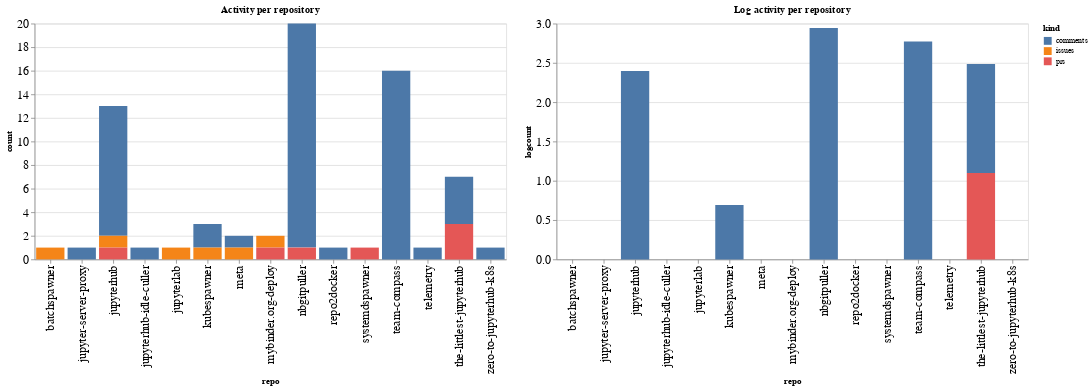

Notebook source saved alongside this figure:
### Code cell
ch1 = alt.Chart(repo_summaries, width=600, title="Activity per repository").mark_bar().encode(
    x='repo',
    y='count',
    color='kind',
    tooltip="kind"
)

ch2 = alt.Chart(repo_summaries, width=600, title="Log activity per repository").mark_bar().encode(
    x='repo',
    y='logcount',
    color='kind',
    tooltip="kind"
)

ch1 | ch2

### Figure 1 — Vega-Lite specification as saved in the notebook (floating-point values rounded to 4 significant figures)
{"config": {"axisLeft": {"labelFontSize": 15}, "axisBottom": {"labelFontSize": 15}}, "hconcat": [{"mark": "bar", "encoding": {"color": {"type": "nominal", "field": "kind"}, "tooltip": {"type": "nominal", "field": "kind"}, "x": {"type": "nominal", "field": "repo"}, "y": {"type": "quantitative", "field": "count"}}, "title": "Activity per repository", "width": 600}, {"mark": "bar", "encoding": {"color": {"type": "nominal", "field": "kind"}, "tooltip": {"type": "nominal", "field": "kind"}, "x": {"type": "nominal", "field": "repo"}, "y": {"type": "quantitative", "field": "logcount"}}, "title": "Log activity per repository", "width": 600}], "data": {"name": "data-547669df40b0381aa37202da3684f9e3"}, "$schema": "https://vega.github.io/schema/vega-lite/v4.8.1.json", "datasets": {"data-547669df40b0381aa37202da3684f9e3": [{"repo": "batchspawner", "kind": "issues", "count": 1, "logcount": 0.0}, {"repo": "jupyter-server-proxy", "kind": "comments", "count": 1, "logcount": 0.0}, {"repo": "jupyterhub", "kind": "comments", "count": 11, "logcount": 2.398}, {"repo": "jupyterhub", "kind": "issues", "count": 1, "logcount": 0.0}, {"repo": "jupyterhub", "kind": "prs", "count": 1, "logcount": 0.0}, {"repo": "jupyterhub-idle-culler", "kind": "comments", "count": 1, "logcount": 0.0}, {"repo": "jupyterlab", "kind": "issues", "count": 1, "logcount": 0.0}, {"repo": "kubespawner", "kind": "comments", "count": 2, "logcount": 0.6931}, {"repo": "kubespawner", "kind": "issues", "count": 1, "logcount": 0.0}, {"repo": "meta", "kind": "comments", "count": 1, "logcount": 0.0}, {"repo": "meta", "kind": "issues", "count": 1, "logcount": 0.0}, {"repo": "mybinder.org-deploy", "kind": "issues", "count": 1, "logcount": 0.0}, {"repo": "mybinder.org-deploy", "kind": "prs", "count": 1, "logcount": 0.0}, {"repo": "nbgitpuller", "kind": "comments", "count": 19, "logcount": 2.944}, {"repo": "nbgitpuller", "kind": "prs", "count": 1, "logcount": 0.0}, {"repo": "repo2docker", "kind": "comments", "count": 1, "logcount": 0.0}, {"repo": "systemdspawner", "kind": "prs", "count": 1, "logcount": 0.0}, {"repo": "team-compass", "kind": "comments", "count": 16, "logcount": 2.773}, {"repo": "telemetry", "kind": "comments", "count": 1, "logcount": 0.0}, {"repo": "the-littlest-jupyterhub", "kind": "comments", "count": 4, "logcount": 1.386}, {"repo": "the-littlest-jupyterhub", "kind": "prs", "count": 3, "logcount": 1.099}, {"repo": "zero-to-jupyterhub-k8s", "kind": "comments", "count": 1, "logcount": 0.0}]}}
